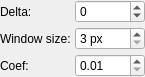
<?xml version="1.0" encoding="UTF-8"?>
<ui version="4.0">
 <class>output::OptionsWidgetBinarizationSauvola</class>
 <widget class="QWidget" name="output::OptionsWidgetBinarizationSauvola">
  <property name="geometry">
   <rect>
    <x>0</x>
    <y>0</y>
    <width>138</width>
    <height>48</height>
   </rect>
  </property>
  <property name="sizePolicy">
   <sizepolicy hsizetype="Preferred" vsizetype="Preferred">
    <horstretch>0</horstretch>
    <verstretch>0</verstretch>
   </sizepolicy>
  </property>
  <property name="windowTitle">
   <string notr="true">Form</string>
  </property>
  <layout class="QHBoxLayout" name="horizontalLayout">
   <property name="spacing">
    <number>4</number>
   </property>
   <property name="leftMargin">
    <number>0</number>
   </property>
   <property name="topMargin">
    <number>0</number>
   </property>
   <property name="rightMargin">
    <number>0</number>
   </property>
   <property name="bottomMargin">
    <number>0</number>
   </property>
   <item>
    <layout class="QGridLayout" name="gridLayout">
     <item row="0" column="0">
      <widget class="QLabel" name="sauvolaDeltaLabel">
       <property name="buddy">
        <cstring>sauvolaDelta</cstring>
       </property>
       <property name="text">
        <string>Delta:</string>
       </property>
      </widget>
     </item>
     <item row="0" column="1">
      <widget class="QDoubleSpinBox" name="sauvolaDelta">
       <property name="toolTip">
        <string>Shifts the threshold: positive values make the letters thicker and darker, negative values thinner and lighter. 0 keeps the threshold the method computes.</string>
       </property>
       <property name="decimals">
        <number>0</number>
       </property>
       <property name="minimum">
        <double>-100.0</double>
       </property>
       <property name="maximum">
        <double>100.0</double>
       </property>
       <property name="singleStep">
        <double>1.0</double>
       </property>
      </widget>
     </item>
     <item row="1" column="0">
      <widget class="QLabel" name="windowSizeLabel">
       <property name="buddy">
        <cstring>windowSize</cstring>
       </property>
       <property name="text">
        <string>Window size:</string>
       </property>
      </widget>
     </item>
     <item row="1" column="1">
      <widget class="QSpinBox" name="windowSize">
      <property name="suffix">
       <string notr="true"> px</string>
      </property>
       <property name="toolTip">
        <string>The dimensions of a pixel neighborhood to consider.</string>
       </property>
       <property name="minimum">
        <number>3</number>
       </property>
       <property name="maximum">
        <number>9999</number>
       </property>
      </widget>
     </item>
     <item row="2" column="0">
      <widget class="QLabel" name="sauvolaCoefLabel">
       <property name="buddy">
        <cstring>sauvolaCoef</cstring>
       </property>
       <property name="text">
        <string>Coef:</string>
       </property>
      </widget>
     </item>
     <item row="2" column="1">
      <widget class="QDoubleSpinBox" name="sauvolaCoef">
       <property name="toolTip">
        <string>Default value is 0.34.</string>
       </property>
       <property name="minimum">
        <double>0.010000000000000</double>
       </property>
       <property name="maximum">
        <double>9.990000000000000</double>
       </property>
       <property name="singleStep">
        <double>0.010000000000000</double>
       </property>
      </widget>
     </item>
    </layout>
   </item>
   <item>
    <spacer name="horizontalSpacer_2">
     <property name="orientation">
      <enum>Qt::Horizontal</enum>
     </property>
     <property name="sizeHint" stdset="0">
      <size>
       <width>0</width>
       <height>1</height>
      </size>
     </property>
    </spacer>
   </item>
  </layout>
 </widget>
 <resources/>
 <connections/>
</ui>
